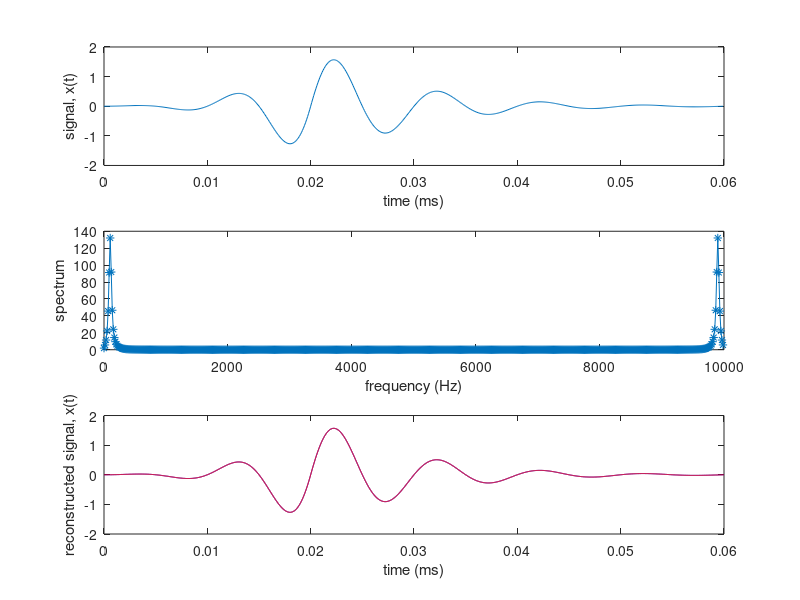

Write MATLAB code to recreate this figure.
clear;
close all;

%% question a

Ts = .1e-3;
fs = 1/Ts;
tmax = 0.06;
t = [0:Ts:tmax-Ts];
N = tmax*fs;
x = 100*t.*exp(-150*abs(t-0.02)).*sin(200*pi*t);

subplot(3,1,1); plot(t,x,'-');
xlabel('time (ms)');
ylabel('signal, x(t)');
ylim([-2 2]);
xlim('auto');

%% question b

X = fft(x);

subplot(3,1,2); plot(t/Ts/N*fs, abs(X), '*-');
xlabel('frequency (Hz)');
ylabel('spectrum');
xlim('auto');


%% question c

xx = resample(x, 10*fs, fs);
t_resample = [0:Ts/10:tmax-Ts/10];
xx_original = 100*t_resample.*exp(-150*abs(t_resample-0.02)).*sin(200*pi*t_resample);

subplot(3,1,3); plot(t_resample, xx, 'b');
hold on; plot(t_resample,xx_original,'r');
xlabel('time (ms)');
ylabel('reconstructed signal, x(t)');
ylim([-2 2]);

